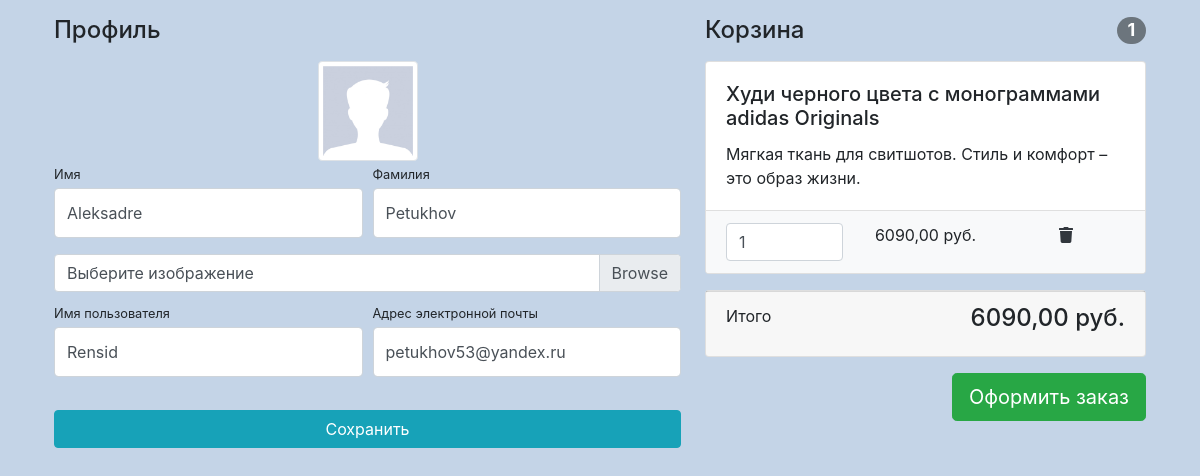
The app's page /users/profile/25/ (signed in) with its own data.
### users/models.py (models this page shows)
class User(AbstractUser):
    image = models.ImageField(upload_to='user_images', null=True)
    is_verified = models.BooleanField(default=False)

### products/models.py (models this page shows, shortened)
class Basket(models.Model):
    user = models.ForeignKey(to=User, on_delete=models.CASCADE)
    product = models.ForeignKey(Product, on_delete=models.CASCADE)
    quantity = models.PositiveSmallIntegerField(default=0)
    created_timestamp = models.DateTimeField(auto_now_add=True)
    objects = BasketQuerySet.as_manager()
    def sum(self):
        return self.product.price * self.quantity

class Product(models.Model):
    name = models.CharField(max_length=256)
    description = models.TextField()
    price = models.DecimalField(max_digits=8, decimal_places=2)
    quantity = models.PositiveIntegerField(default=0)
    image = models.ImageField(upload_to='products_images')
    category = models.ForeignKey(ProductCategory, on_delete=models.CASCADE)
    class Meta:
        verbose_name = 'продукт'
        verbose_name_plural = 'продукты'

### users/views.py (the view, shortened to what this page needs)
class UserProfileView(TitleMixin, UpdateView):
    model = User
    form_class = UserProfileForm
    template_name = 'users/profile.html'
    title = 'Store - Профиль'
    def get_context_data(self, **kwargs: Any) -> Dict[str, Any]:
        context = super().get_context_data(**kwargs)
        context['baskets'] = Basket.objects.filter(user=self.object)
        return context

### users/forms.py
class UserProfileForm(UserChangeForm):
    first_name = forms.CharField(widget=forms.TextInput(
        attrs={'class': 'form-control py-4'}))
    last_name = forms.CharField(widget=forms.TextInput(
        attrs={'class': 'form-control py-4'}))
    image = forms.ImageField(widget=forms.TextInput(
        attrs={'class': 'custom-file-input'}), required=False)
    username = forms.CharField(widget=forms.TextInput(
        attrs={'class': 'form-control py-4'}))
    email = forms.CharField(widget=forms.TextInput(
        attrs={'class': 'form-control py-4'}))
    class Meta:
        model = User
        fields = ('first_name', 'last_name', 'image', 'username', 'email',)

### common/views.py (called while the page is built)
    def get_context_data(self, **kwargs):
        context = super(TitleMixin, self).get_context_data(**kwargs)
        context['title'] = self.title
        return context

### products/context_processors.py (called while the page is built)
def baskets(request):
    user = request.user
    return {'baskets': Basket.objects.filter(user=user) if user.is_authenticated else []}

### products/models.py (called while the page is built)
    def total_sum(self):
        return sum(basket.sum() for basket in self)

    def total_quantity(self):
        return sum(basket.quantity for basket in self)

### users/templates/users/profile.html (shortened to what this page needs)
{% extends 'users/base.html' %}
{% load static %}
{% block content %}
<div class="container">
    <div class="row">
        <div class="col-lg-7">
            <h4 class="mt-3 mb-3">Профиль</h4>
            <div class="col-lg-12 text-center">
                <img width="100" height="100"
                     src="
                     {% if user.image %}
                        {{ user.image.url }}
                     {% else %}
                        {% static 'vendor/img/users/default_avatar.jpg' %}
                     {% endif %}
                        "
                     class="img-thumbnail">
            </div>
            <form action="{% url 'users:profile' user.pk %}" method='post' enctype="multipart/form-data">
                <div class="form-row">
                    <div class="col-lg-6">
                        <div class="form-group">
                            <label class="small mb-1" for="{{form.first_name.id_for_label}}">Имя</label>
                            {{ form.first_name }}
                        </div>
                    </div>
                    <div class="col-lg-6">
                        <div class="form-group">
                            <label class="small mb-1" for="{{ form.last_name.id_for_label}}"">Фамилия</label>
                            {{ form.last_name }}
                        </div>
                    </div>
                </div>
                <div class="form-row mb-2">
                    <div class="col-lg-12">
                        <div class="custom-file">
                            <label class="custom-file-label" for="{{ form.image.id_for_label }}">Выберите изображение</label>
                        </div>
                    </div>
                </div>
                <div class="form-row">
                    <div class="col-lg-6">
                        <label class="small mb-1" for="{{ form.username.id_for_label}}">Имя пользователя</label>
                        {{ form.username }}
                    </div>
                    <div class="col-lg-6">
                        <label class="small mb-1" for="{{ form.email.id_for_label }}">Адрес электронной
                            почты</label>
                        {{ form.email }}
                    </div>
                </div>
                <div class="form-row">
                    <div class="col-lg-12" style="margin-top: 33px;">
                        <input class="btn btn-info btn-block" type="submit" value="Сохранить">
                    </div>
                </div>
            </form>
        </div>
        <div class="col-lg-5">
            {% include 'products/baskets.html' %}
        </div>
    </div>
</div>
{% endblock content %}

### products/templates/products/baskets.html
{% if baskets %}
    <h4 class="mt-3 mb-3 d-flex justify-content-between align-items-center mb-3">
        Корзина <span class="badge badge-secondary badge-pill"> {{ baskets.total_quantity }} </span>
    </h4>
    {% for basket in baskets %}
    <div class="card mb-3">
        <div class="card-body">
            <h5 class="card-title"> {{ basket.product.name }} </h5>
            <p class="card-text"> {{ basket.product.description }} </p>
        </div>
        <ul class="list-group list-group-flush">
            <li class="list-group-item bg-light">
                <div class="row text-center">
                    <div class="col-lg-4">
                        <input name="basketID" type="number" class="form-control"
                            value="{{ basket.quantity }}" min="0">
                    </div>
                    <div class="col-lg-4"> {{ basket.sum }} руб.</div>
                    <div class="col-lg-4">
                        <a href="{% url 'products:basket_remove' basket.id %}">
                            <i class="fas fa-trash"></i>
                        </a>
                    </div>
                </div>
            </li>
        </ul>
    </div>
    {% endfor %}
    <div class="card mb-3">
        <div class="card-footer">
            <p class="float-left">Итого</p>
            <h4 class="float-right"> {{ baskets.total_sum }} руб.</h4>
        </div>
    </div>
    <a class="btn btn-success btn-lg float-right" href="../orders/order-create.html">
        Оформить заказ
    </a>
{% else %}
    <h4 class="mt-3 mb-3 text-center">
        Корзина пуста
    </h4>
{% endif %}

### records on screen
User: first_name "Aleksadre", last_name "Petukhov", username "Rensid", email "petukhov53@yandex.ru"
Basket: total_quantity "1", product.name "Худи черного цвета с монограммами adidas Originals", product.description "Мягкая ткань для свитшотов. Стиль и комфорт – это образ жизни.", basketID "1", sum "6090,00", total_sum "6090,00"
